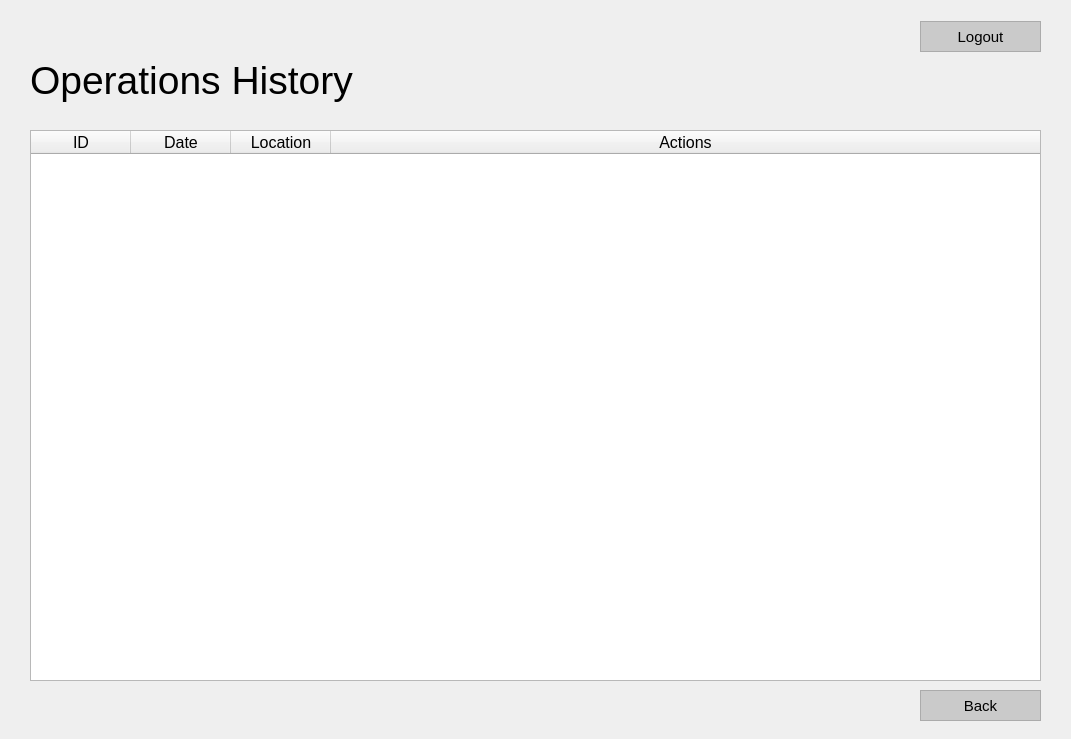
<?xml version="1.0" encoding="UTF-8"?>
<ui version="4.0">
 <class>MainWindow</class>
 <widget class="QMainWindow" name="MainWindow">
  <property name="geometry">
   <rect>
    <x>0</x>
    <y>0</y>
    <width>1071</width>
    <height>739</height>
   </rect>
  </property>
  <property name="sizePolicy">
   <sizepolicy hsizetype="Fixed" vsizetype="Fixed">
    <horstretch>0</horstretch>
    <verstretch>0</verstretch>
   </sizepolicy>
  </property>
  <property name="minimumSize">
   <size>
    <width>1071</width>
    <height>739</height>
   </size>
  </property>
  <property name="maximumSize">
   <size>
    <width>1071</width>
    <height>739</height>
   </size>
  </property>
  <property name="windowTitle">
   <string>AIDS – Past Operations</string>
  </property>
  <property name="windowIcon">
   <iconset>
    <normaloff>../../Resources/logo_svg.svg</normaloff>../../Resources/logo_svg.svg</iconset>
  </property>
  <widget class="QWidget" name="centralwidget">
   <widget class="QTableWidget" name="table_pilotOps">
    <property name="geometry">
     <rect>
      <x>30</x>
      <y>130</y>
      <width>1011</width>
      <height>551</height>
     </rect>
    </property>
    <property name="sizePolicy">
     <sizepolicy hsizetype="Fixed" vsizetype="Fixed">
      <horstretch>0</horstretch>
      <verstretch>0</verstretch>
     </sizepolicy>
    </property>
    <property name="autoFillBackground">
     <bool>false</bool>
    </property>
    <property name="horizontalScrollBarPolicy">
     <enum>Qt::ScrollBarAlwaysOff</enum>
    </property>
    <property name="sizeAdjustPolicy">
     <enum>QAbstractScrollArea::AdjustToContents</enum>
    </property>
    <property name="sortingEnabled">
     <bool>true</bool>
    </property>
    <property name="rowCount">
     <number>0</number>
    </property>
    <property name="columnCount">
     <number>4</number>
    </property>
    <attribute name="horizontalHeaderVisible">
     <bool>true</bool>
    </attribute>
    <attribute name="horizontalHeaderCascadingSectionResizes">
     <bool>false</bool>
    </attribute>
    <attribute name="horizontalHeaderHighlightSections">
     <bool>true</bool>
    </attribute>
    <attribute name="horizontalHeaderShowSortIndicator" stdset="0">
     <bool>true</bool>
    </attribute>
    <attribute name="horizontalHeaderStretchLastSection">
     <bool>true</bool>
    </attribute>
    <attribute name="verticalHeaderVisible">
     <bool>true</bool>
    </attribute>
    <attribute name="verticalHeaderShowSortIndicator" stdset="0">
     <bool>false</bool>
    </attribute>
    <attribute name="verticalHeaderStretchLastSection">
     <bool>false</bool>
    </attribute>
    <column>
     <property name="text">
      <string>ID</string>
     </property>
     <property name="font">
      <font>
       <family>Helvetica</family>
       <pointsize>12</pointsize>
      </font>
     </property>
     <property name="background">
      <color>
       <red>203</red>
       <green>203</green>
       <blue>203</blue>
      </color>
     </property>
    </column>
    <column>
     <property name="text">
      <string>Date</string>
     </property>
     <property name="font">
      <font>
       <family>Helvetica</family>
       <pointsize>12</pointsize>
      </font>
     </property>
     <property name="background">
      <color>
       <red>203</red>
       <green>203</green>
       <blue>203</blue>
      </color>
     </property>
    </column>
    <column>
     <property name="text">
      <string>Location</string>
     </property>
     <property name="font">
      <font>
       <family>Helvetica</family>
       <pointsize>12</pointsize>
      </font>
     </property>
     <property name="background">
      <color>
       <red>203</red>
       <green>203</green>
       <blue>203</blue>
      </color>
     </property>
    </column>
    <column>
     <property name="text">
      <string>Actions</string>
     </property>
     <property name="font">
      <font>
       <family>Helvetica</family>
       <pointsize>12</pointsize>
      </font>
     </property>
     <property name="background">
      <color>
       <red>203</red>
       <green>203</green>
       <blue>203</blue>
      </color>
     </property>
    </column>
   </widget>
   <widget class="QPushButton" name="btn_back">
    <property name="geometry">
     <rect>
      <x>920</x>
      <y>690</y>
      <width>121</width>
      <height>31</height>
     </rect>
    </property>
    <property name="font">
     <font>
      <family>Helvetica</family>
      <pointsize>11</pointsize>
     </font>
    </property>
    <property name="styleSheet">
     <string notr="true">QPushButton {
color: rgb(0, 0, 0);
	background-color: rgb(202, 202, 202);
border: 1.2px solid #ABABAB;
outline: none;}

QPushButton:hover{
color: rgb(255, 255, 255);
background-color: rgb(171, 171, 171);
outline: none;
border: none;
}

QPushButton:pressed{
color: rgb(255, 255, 255);
background-color: rgb(129, 129, 129);
outline: none;
border: none;
}


</string>
    </property>
    <property name="text">
     <string>Back</string>
    </property>
   </widget>
   <widget class="QLabel" name="lbl_pilotHistory">
    <property name="geometry">
     <rect>
      <x>30</x>
      <y>50</y>
      <width>501</width>
      <height>61</height>
     </rect>
    </property>
    <property name="font">
     <font>
      <family>Segoe UI</family>
      <pointsize>29</pointsize>
     </font>
    </property>
    <property name="text">
     <string>Operations History</string>
    </property>
   </widget>
   <widget class="QWidget" name="layoutWidget">
    <property name="geometry">
     <rect>
      <x>680</x>
      <y>20</y>
      <width>361</width>
      <height>33</height>
     </rect>
    </property>
    <layout class="QHBoxLayout" name="horizontalLayout">
     <item>
      <widget class="QLabel" name="lbl_user">
       <property name="font">
        <font>
         <family>Calibri</family>
         <pointsize>11</pointsize>
        </font>
       </property>
       <property name="text">
        <string/>
       </property>
       <property name="scaledContents">
        <bool>false</bool>
       </property>
       <property name="alignment">
        <set>Qt::AlignCenter</set>
       </property>
      </widget>
     </item>
     <item>
      <widget class="QPushButton" name="btn_logout">
       <property name="minimumSize">
        <size>
         <width>121</width>
         <height>31</height>
        </size>
       </property>
       <property name="maximumSize">
        <size>
         <width>121</width>
         <height>31</height>
        </size>
       </property>
       <property name="font">
        <font>
         <family>Helvetica</family>
         <pointsize>11</pointsize>
        </font>
       </property>
       <property name="styleSheet">
        <string notr="true">QPushButton {
color: rgb(0, 0, 0);
	background-color: rgb(202, 202, 202);
border: 1.2px solid #ABABAB;
outline: none;}

QPushButton:hover{
color: rgb(255, 255, 255);
background-color: rgb(171, 171, 171);
outline: none;
border: none;
}

QPushButton:pressed{
color: rgb(255, 255, 255);
background-color: rgb(129, 129, 129);
outline: none;
border: none;
}


</string>
       </property>
       <property name="text">
        <string>Logout</string>
       </property>
      </widget>
     </item>
    </layout>
   </widget>
  </widget>
 </widget>
 <tabstops>
  <tabstop>btn_logout</tabstop>
  <tabstop>table_pilotOps</tabstop>
  <tabstop>btn_back</tabstop>
 </tabstops>
 <resources/>
 <connections/>
</ui>
